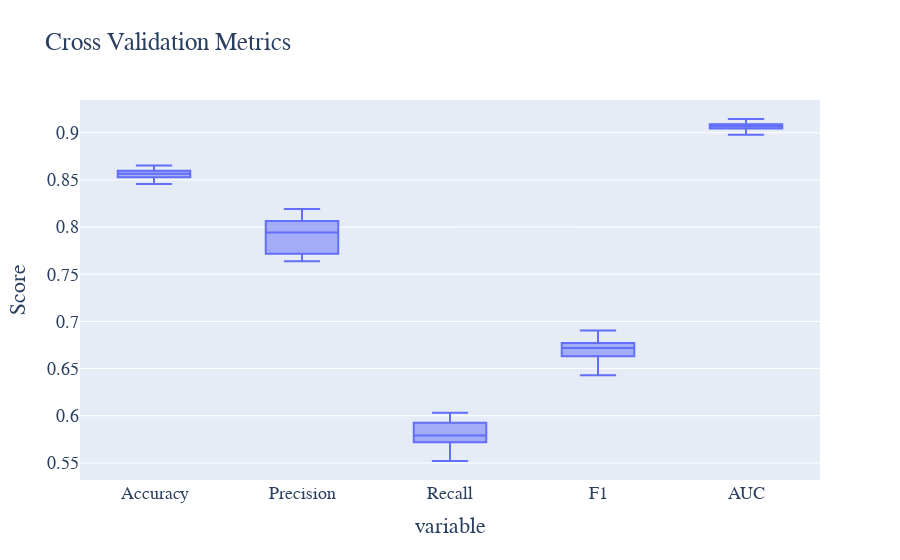

The cell this chart's notebook holds for it:
### Code cell
# 执行交叉验证
cv_results = cross_validate(lr_model, X_train, y_train, cv=10, scoring=['accuracy', 'precision', 'recall', 'f1', 'roc_auc'])

# 提取交叉验证结果
cv_accuracy = cv_results['test_accuracy']
cv_precision = cv_results['test_precision']
cv_recall = cv_results['test_recall']
cv_f1 = cv_results['test_f1']
cv_roc = cv_results['test_roc_auc']

# 绘制交叉验证结果的箱线图
cv_metrics_data = pd.DataFrame({
    'Accuracy': cv_accuracy,
    'Precision': cv_precision,
    'Recall': cv_recall,
    'F1': cv_f1,
    'AUC': cv_roc
})

# 绘制交叉验证结果的箱线图
fig = px.box(cv_metrics_data, title='Cross Validation Metrics')
fig.update_layout(
    yaxis_title='Score', showlegend=False,
    font=dict(family='Times New Roman', size=18)
)

fig.write_html('Image/4_6_3_6.html')
fig.show()

### Figure 1 — Plotly figure (JSON) as saved in the notebook; plotly's stock layout.template omitted (floating-point values rounded to 4 significant figures)
{"data": [{"alignmentgroup": "True", "hovertemplate": "variable=%{x}<br>value=%{y}<extra></extra>", "legendgroup": "", "marker": {"color": "#636efa"}, "name": "", "notched": false, "offsetgroup": "", "orientation": "v", "showlegend": false, "type": "box", "x": ["Accuracy", "Accuracy", "Accuracy", "Accuracy", "Accuracy", "Accuracy", "Accuracy", "Accuracy", "Accuracy", "Accuracy", "Precision", "Precision", "Precision", "Precision", "Precision", "Precision", "Precision", "Precision", "Precision", "Precision", "Recall", "Recall", "Recall", "Recall", "Recall", "Recall", "Recall", "Recall", "Recall", "Recall", "F1", "F1", "F1", "F1", "F1", "F1", "F1", "F1", "F1", "F1", "AUC", "AUC", "AUC", "AUC", "AUC", "AUC", "AUC", "AUC", "AUC", "AUC"], "x0": " ", "xaxis": "x", "y": [0.8528, 0.8474, 0.8578, 0.8457, 0.8584, 0.8604, 0.8537, 0.8651, 0.8598, 0.8551, 0.7826, 0.7639, 0.8064, 0.7695, 0.8004, 0.8018, 0.7879, 0.819, 0.8066, 0.7717, 0.5752, 0.5693, 0.572, 0.552, 0.5827, 0.5925, 0.5739, 0.5965, 0.5832, 0.6032, 0.6631, 0.6524, 0.6693, 0.6429, 0.6744, 0.6815, 0.6641, 0.6903, 0.677, 0.6771, 0.9043, 0.898, 0.909, 0.9045, 0.9045, 0.9145, 0.9058, 0.9079, 0.9101, 0.9083], "y0": " ", "yaxis": "y"}], "layout": {"boxmode": "group", "font": {"family": "Times New Roman", "size": 18}, "legend": {"tracegroupgap": 0}, "showlegend": false, "title": {"text": "Cross Validation Metrics"}, "xaxis": {"anchor": "y", "domain": [0, 1], "title": {"text": "variable"}}, "yaxis": {"anchor": "x", "domain": [0, 1], "title": {"text": "Score"}}}}
